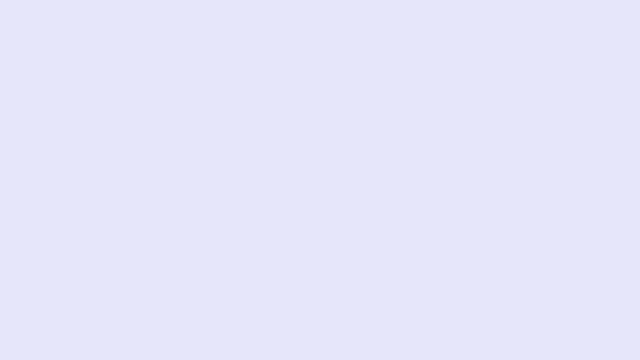
Frame 1 (no input)
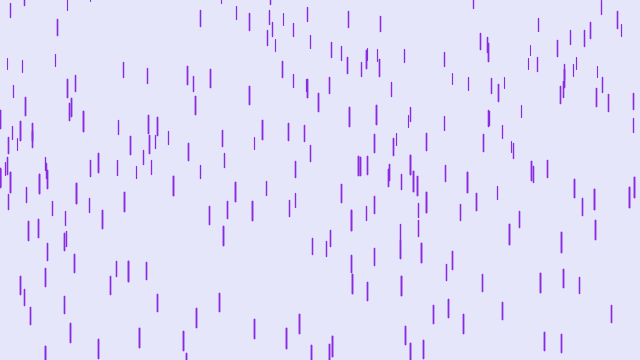
Frame 60 (the mouse pressed at the canvas centre just before this capture)
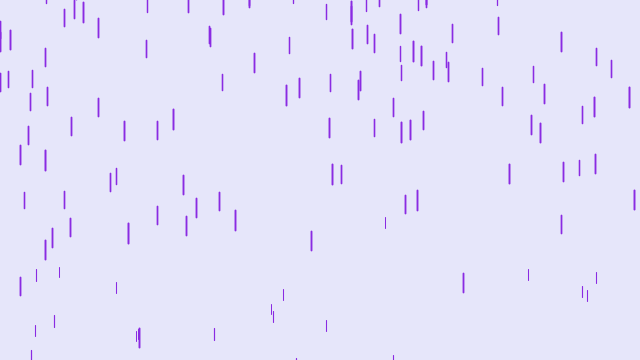
Frame 120 (the mouse held since frame 60 and released just before this capture)

The Processing sketch that drew these frames (run headless with seeded random() and noise(); from frame 60 on, the mouse is pressed at the canvas centre):

// Processing sketch: pupre_rain
// ── pupre_rain.pde
Drop[] drops = new Drop[300];


void setup(){
  size(640,360);
  for (int i=0;i < drops.length;i++){
    drops[i] = new Drop();
  }

}
void draw(){
  background(230,230,250);
  
  
  for (int i = 0;i<drops.length;i++){
    drops[i].fall();
    drops[i].show();
    //print(mouseX);
    //print("  ");
  }
 
  }
  

// ── classes.pde
class Drop{

  float x = random(width);
  float y = random(-400,-100);
  float z = random(0,100);
  float yspeed = map(z,0,100,2,7);
  float len = map(z,0,100,10,20);

  
  void fall(){
    y += yspeed;
    yspeed += 0.05;
    if(y > height){
    y = random(-400,-100);
    yspeed = map(z,0,100,2,7);
  }
  }
  
  void show(){
    float thick = map(z,0,100,1,2);
    strokeWeight(thick);
    stroke(138,43,226);
    line(x,y,x,y+len);
  
  }


}
